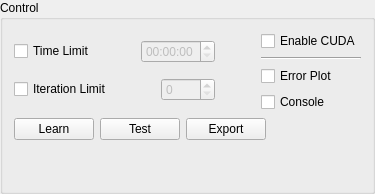
       <widget class="QGroupBox" name="group_control">
        <property name="title">
         <string>Control</string>
        </property>
        <layout class="QVBoxLayout" name="verticalLayout_11">
         <item>
          <layout class="QHBoxLayout" name="layout_control">
           <item>
            <layout class="QVBoxLayout" name="layout_timing">
             <item>
              <layout class="QHBoxLayout" name="layout_timeLimit">
               <item>
                <widget class="QCheckBox" name="check_timeLimit">
                 <property name="text">
                  <string>Time Limit</string>
                 </property>
                </widget>
               </item>
               <item>
                <spacer name="horizontalSpacer_31">
                 <property name="orientation">
                  <enum>Qt::Horizontal</enum>
                 </property>
                 <property name="sizeHint" stdset="0">
                  <size>
                   <width>40</width>
                   <height>20</height>
                  </size>
                 </property>
                </spacer>
               </item>
               <item>
                <widget class="QTimeEdit" name="box_timeLimit">
                 <property name="enabled">
                  <bool>false</bool>
                 </property>
                 <property name="sizePolicy">
                  <sizepolicy hsizetype="Maximum" vsizetype="Fixed">
                   <horstretch>0</horstretch>
                   <verstretch>0</verstretch>
                  </sizepolicy>
                 </property>
                 <property name="frame">
                  <bool>true</bool>
                 </property>
                 <property name="buttonSymbols">
                  <enum>QAbstractSpinBox::UpDownArrows</enum>
                 </property>
                 <property name="currentSection">
                  <enum>QDateTimeEdit::HourSection</enum>
                 </property>
                </widget>
               </item>
              </layout>
             </item>
             <item>
              <layout class="QHBoxLayout" name="layout_iterLimit">
               <item>
                <widget class="QCheckBox" name="check_iterLimit">
                 <property name="text">
                  <string>Iteration Limit</string>
                 </property>
                </widget>
               </item>
               <item>
                <spacer name="horizontalSpacer_33">
                 <property name="orientation">
                  <enum>Qt::Horizontal</enum>
                 </property>
                 <property name="sizeHint" stdset="0">
                  <size>
                   <width>40</width>
                   <height>20</height>
                  </size>
                 </property>
                </spacer>
               </item>
               <item>
                <widget class="QSpinBox" name="box_iterLimit">
                 <property name="enabled">
                  <bool>false</bool>
                 </property>
                 <property name="sizePolicy">
                  <sizepolicy hsizetype="Maximum" vsizetype="Fixed">
                   <horstretch>0</horstretch>
                   <verstretch>0</verstretch>
                  </sizepolicy>
                 </property>
                 <property name="layoutDirection">
                  <enum>Qt::LeftToRight</enum>
                 </property>
                 <property name="maximum">
                  <number>9999</number>
                 </property>
                </widget>
               </item>
              </layout>
             </item>
            </layout>
           </item>
           <item>
            <spacer name="horizontalSpacer_30">
             <property name="orientation">
              <enum>Qt::Horizontal</enum>
             </property>
             <property name="sizeType">
              <enum>QSizePolicy::Maximum</enum>
             </property>
             <property name="sizeHint" stdset="0">
              <size>
               <width>40</width>
               <height>20</height>
              </size>
             </property>
            </spacer>
           </item>
           <item>
            <layout class="QVBoxLayout" name="layout_miscControl">
             <item>
              <widget class="QCheckBox" name="check_useCuda">
               <property name="text">
                <string>Enable CUDA</string>
               </property>
              </widget>
             </item>
             <item>
              <widget class="Line" name="line">
               <property name="orientation">
                <enum>Qt::Horizontal</enum>
               </property>
              </widget>
             </item>
             <item>
              <widget class="QCheckBox" name="check_plotError">
               <property name="text">
                <string>Error Plot</string>
               </property>
              </widget>
             </item>
             <item>
              <widget class="QCheckBox" name="check_useConsole">
               <property name="text">
                <string>Console</string>
               </property>
              </widget>
             </item>
            </layout>
           </item>
          </layout>
         </item>
         <item>
          <layout class="QHBoxLayout" name="layout_controlButtons">
           <item>
            <widget class="QPushButton" name="button_Learn">
             <property name="sizePolicy">
              <sizepolicy hsizetype="Maximum" vsizetype="Fixed">
               <horstretch>0</horstretch>
               <verstretch>0</verstretch>
              </sizepolicy>
             </property>
             <property name="text">
              <string>Learn</string>
             </property>
            </widget>
           </item>
           <item>
            <widget class="QPushButton" name="button_Test">
             <property name="sizePolicy">
              <sizepolicy hsizetype="Maximum" vsizetype="Fixed">
               <horstretch>0</horstretch>
               <verstretch>0</verstretch>
              </sizepolicy>
             </property>
             <property name="text">
              <string>Test</string>
             </property>
            </widget>
           </item>
           <item>
            <widget class="QPushButton" name="button_Export">
             <property name="sizePolicy">
              <sizepolicy hsizetype="Maximum" vsizetype="Fixed">
               <horstretch>0</horstretch>
               <verstretch>0</verstretch>
              </sizepolicy>
             </property>
             <property name="text">
              <string>Export</string>
             </property>
            </widget>
           </item>
           <item>
            <spacer name="horizontalSpacer_38">
             <property name="orientation">
              <enum>Qt::Horizontal</enum>
             </property>
             <property name="sizeHint" stdset="0">
              <size>
               <width>40</width>
               <height>20</height>
              </size>
             </property>
            </spacer>
           </item>
          </layout>
         </item>
         <item>
          <spacer name="verticalSpacer_5">
           <property name="orientation">
            <enum>Qt::Vertical</enum>
           </property>
           <property name="sizeHint" stdset="0">
            <size>
             <width>20</width>
             <height>40</height>
            </size>
           </property>
          </spacer>
         </item>
        </layout>
        <zorder></zorder>
        <zorder>verticalSpacer_5</zorder>
       </widget>
